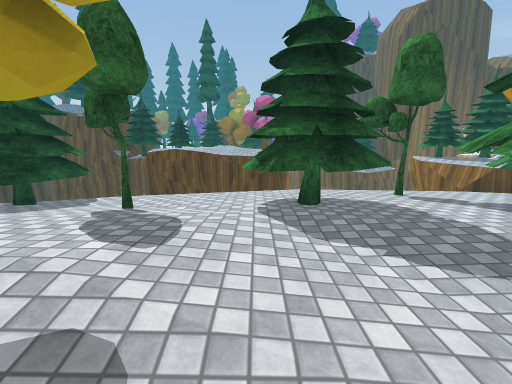
[1] (above)

16 first-person views from a walk through a scene from a Unity 3-D project. The camera is 1.5 m above the floor, tilts 10° down and sees 90° across. The floor is counted in squares, 1 m on a side. Each view is taken from the middle of a square. On the plan, view 1 faces up. The plan holds only what a view shows up to about 13 squares ahead; the rest is blank. The place goes on beyond the plan. The player is left out. Some animated figures are not drawn. Surface patterns are stand-ins for the level's own textures.

[2]
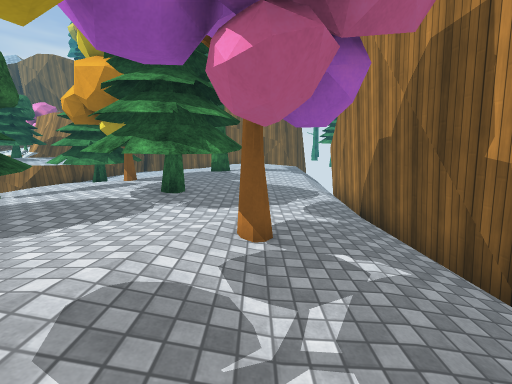

[3]
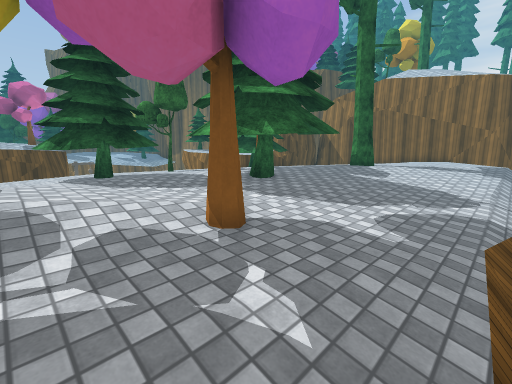

[4]
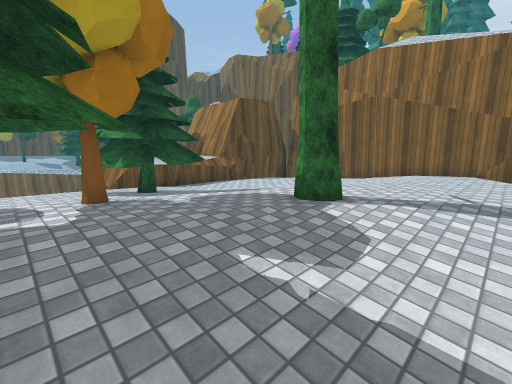

[5]
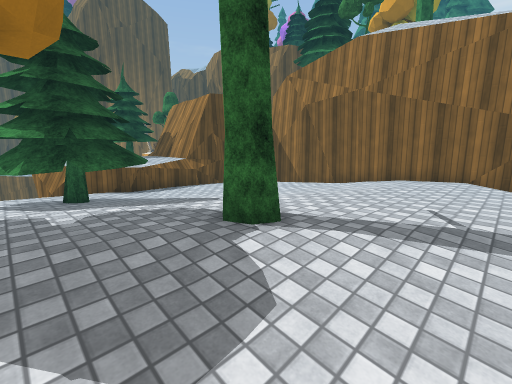

[6]
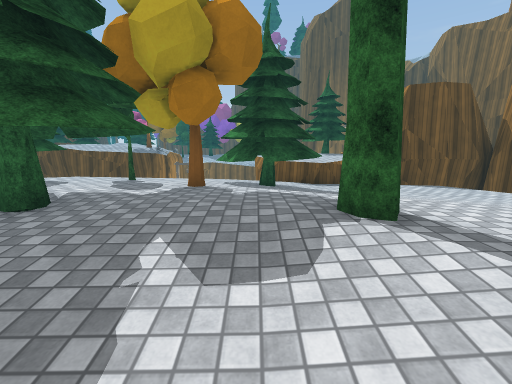

[7]
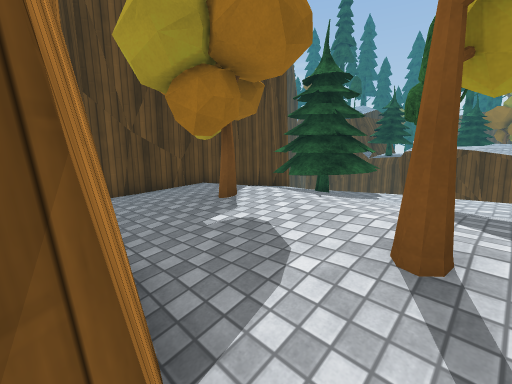

[8]
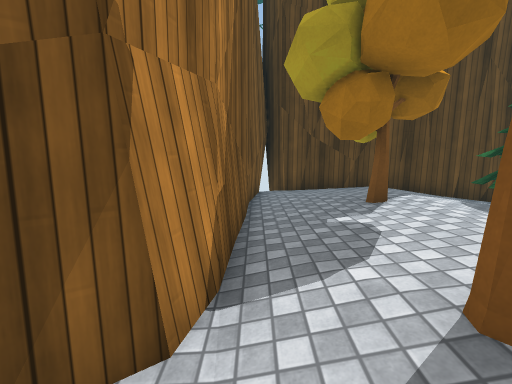

[9]
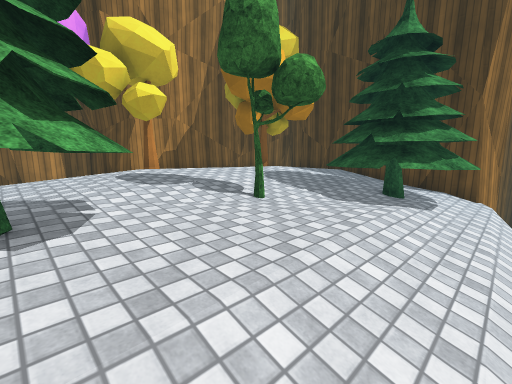

[10]
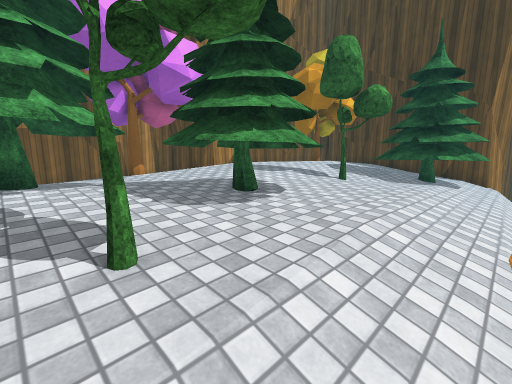

[11]
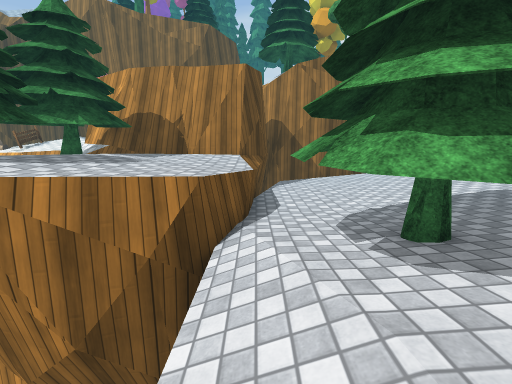

[12]
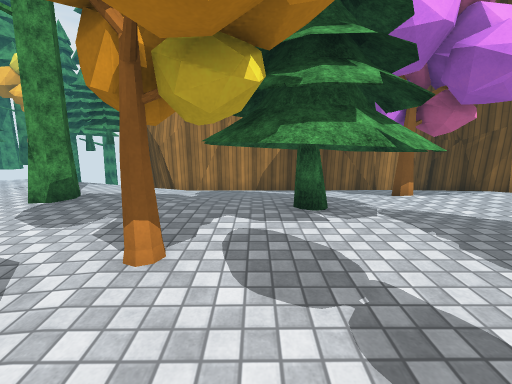

[13]
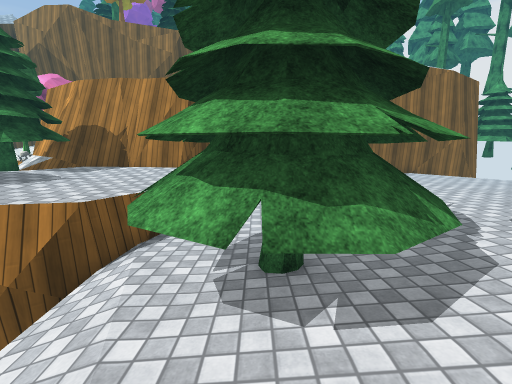

[14]
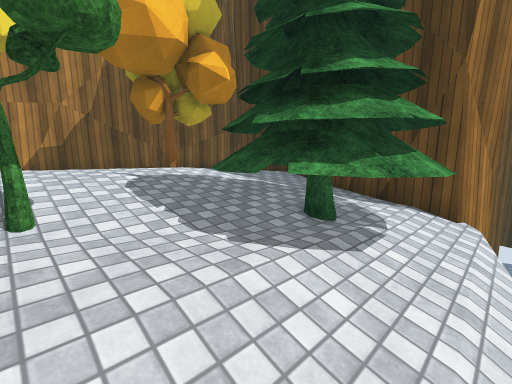

[15]
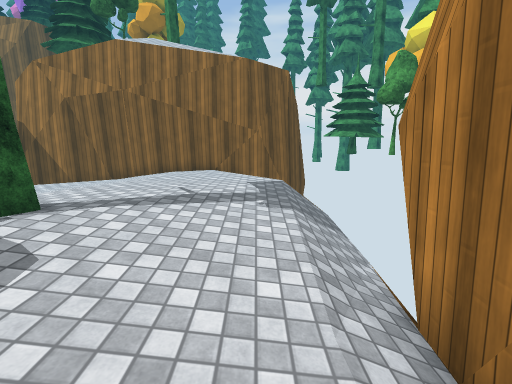

[16]
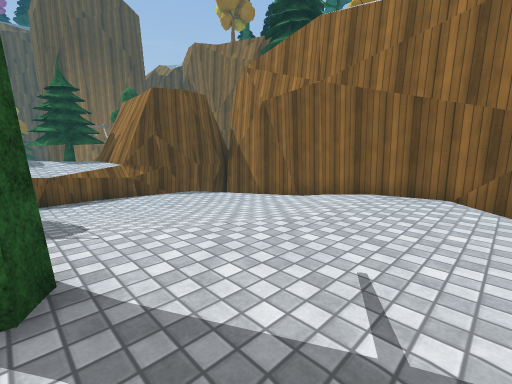

### Floor plan
Key: @ floor where view 1 was taken; # wall or solid block; . main floor; : floor 0.25 m higher than the main floor; - floor 0.25 m lower than the main floor; _ floor 0.5 m lower than the main floor; < floor 0.75 m lower than the main floor; ( floor 1 m lower than the main floor; / step, stairs or slope; = window, fence, low wall or low ledge; ^ raised ledge; v drop or lower ground; O other object.
Columns run from 13 left of view 1 to 19 right of it. Each row starts with its distance up from view 1.
 13                       ^^^^^^#
 12                       =^^^^^#
 11                      vv^^^^^#
 10  vvvv//////////////////_<^^^#####
  9   ## OOO//////////---OOO_<<<<<vv#
  8    #OOOO_--------O---OOOO<<<___(#
  7    # OOOO----OOO-----OOOO/_____/#
  6    #-OOO-/O-.OOOO....-OO-//____/#
  5    #-...//./.OOO...OO..-///_____#
  4   ##...::.......OOOOO....-//---_#
  3   #-.OO::::O:...O.OOO.......---/#
  2   #--.O//.:O:..-O.OOO...O......-#
  1 ###----./////..--OOO../.........#
  0  #####/------@O-----////........#
 -1      ######-----____/////.......#
 -2           ##/_______///////.... #
 -3            #_//_/////////////   #
 -4            #############///
 -5                        ##

Where each view was taken, in squares from view 1:
view 1: 0 up, 0 right, facing up
view 2: 0 up, 3 left, facing right
view 3: 3 down, 1 left, facing up-right
view 4: 1 down, 6 right, facing up-right
view 5: 1 down, 8 right, facing up-right
view 6: 2 down, 9 right, facing up
view 7: 1 down, 2 left, facing up-left
view 8: 0 up, 1 left, facing left
view 9: 10 up, 1 right, facing down-left
view 10: 10 up, 5 right, facing down-left
view 11: 10 up, 6 right, facing right
view 12: 8 up, 6 right, facing down
view 13: 8 up, 6 right, facing right
view 14: 10 up, 3 left, facing down-left
view 15: 2 down, 7 right, facing right
view 16: 1 down, 11 right, facing up-right
